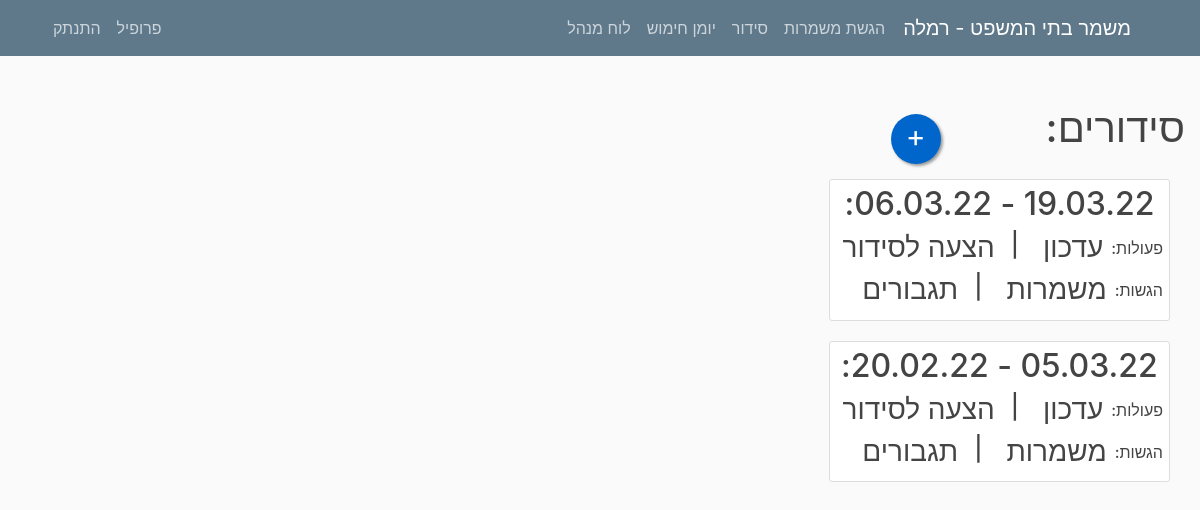
/serve/sum (signed in), run on the app's committed database.
### mishmar/models.py (models this page shows, shortened)
class Settings(models.Model):
    submitting = models.BooleanField(default=True, verbose_name="ניתן להגיש/לשנות הגשות")
    pin_code = models.IntegerField(default=1234, verbose_name="קוד זיהוי")
    officer = models.CharField(max_length=20, verbose_name="קצין מתקן")
    city = models.CharField(max_length=100, verbose_name="עיר")
    max_seq0 = models.IntegerField(default=2, verbose_name="מספר רצפים מקסימלי לילה לצהריים")
    max_seq1 = models.IntegerField(default=2, verbose_name="מספר רצפים מקסימלי צהריים לבוקר")
    version = models.CharField(max_length=10, default="1.0", verbose_name="גרסה")
    friday_morning = models.BooleanField(default=False, verbose_name="שישי בוקר נחשב במינימום הגשות?", blank=True)
    friday_noon = models.BooleanField(default=False, verbose_name="שישי בצהריים נחשב במינימום הגשות?", blank=True)
    num_mags = models.PositiveIntegerField(default=3, verbose_name="מספר מחסניות")
    hand_cuffs = models.PositiveIntegerField(default=8, verbose_name="מספר אזיקים")
    num_mag_cases = models.PositiveIntegerField(default=8, verbose_name="מספר פונדות")
    num_gun_cases = models.PositiveIntegerField(default=8, verbose_name="מספר נרתיקים")

class Organization1(models.Model):
    date = models.DateField(default=timezone.now)
    num_weeks = models.IntegerField(default=2, blank=False)
    published = models.BooleanField(default=False, verbose_name="פרסום")
    weeks_data = JSONField()
    class Meta:
        verbose_name = "סידור עבודה"
        verbose_name_plural = "סידורי עבודה"

### users/models.py (models this page shows, shortened)
class UserSettings(models.Model):
    user = models.OneToOneField(User, on_delete=models.CASCADE)
    nickname = models.CharField(default="אין", max_length=20, verbose_name="כינוי", blank=True)
    night = models.IntegerField(default=0, verbose_name="לילה")
    sat_night = models.IntegerField(default=0, verbose_name="שישי לילה/מוצ\"ש")
    fri_noon = models.IntegerField(default=0, verbose_name="שישי צהריים")
    sat_morning = models.IntegerField(default=0, verbose_name="שבת בוקר/צהריים")
    image = models.TextField(default="", verbose_name="תמונה", blank=True)
    sat = models.BooleanField(default=False, verbose_name="עושה רק מוצ\"ש")
    language = models.CharField(default="hebrew", max_length=30, verbose_name="שפה")
    class Meta:
        verbose_name = "הגדרות משתמש"
        verbose_name_plural = "הגדרות משתמשים"

### mishmar/views.py (the view)
# urls.py: path("serve/sum", ServedSumListView.as_view(), name="Served-sum"),
class ServedSumListView(LoginRequiredMixin, UserPassesTestMixin, ListView):
    model = Organization
    template_name = "mishmar/Served_sum_list.html"
    context_object_name = "organizations"
    ordering = ["-date"]
    paginate_by = 5
    def test_func(self):
        return isStaff(self.request.user)

### mishmar/views.py (called while the page is built)
@register.filter
def get_city(string):
    settings = Settings.objects.all().first()
    return settings.city

@register.filter
def isStaff(user):
    return user.groups.filter(name='staff').exists()

@register.filter
def getmonth(month):
    letter = month.lower()[0]
    if (letter >= 'a' and letter <= 'z'):
        return month
    else:
        months_he = ["ינו", "פבר", "מרץ", "אפר", "מאי", "יונ", "יול", "אוג", "ספט", "אוק", "נוב", "דצמ"]
        months = ["jan", "feb", "mar", "apr", "may", "jun", "jul", "aug", "sep", "oct", "nov", "dec"]
        return months[months_he.index(month)]

@register.filter
def getday(string):
    letter = datetime.datetime.now().strftime("%b").lower()[0]
    if (letter >= 'a' and letter <= 'z'):
        return datetime.datetime.now()
    return datetime.datetime.now()

@register.filter(name="translate_text")
def translate_text(text, user, from_language="hebrew"):
    if user.is_authenticated:
        user_settings = USettings.objects.all().filter(user=user).first()
        if from_language != user_settings.language:
            langs_dict = GoogleTranslator.get_supported_languages(as_dict=True)
            translator = GoogleTranslator(source='auto', target=langs_dict[user_settings.language])
            return translator.translate(text).capitalize()
    return text

@register.filter
def get_base_string(user, num):
    return translate_text(base_strings[int(num)], user, "hebrew")

@register.filter
def plus_days(date):
    return date + datetime.timedelta(days=13)

### mishmar/templates/mishmar/Served_sum_list.html (shortened to what this page needs)
{% extends "mishmar/base.html" %}
{% block content %}
    <div class="row">
    <h1>סידורים:</h1>
        <form method="POST">
            <div class="row">
    <a href="{% url 'organization-new' %}" class="float">
        +
    </a>
                </div>
        </form>
    </div>
    {% for organization in organizations %}
        <div>
        <article class="content-section">
        <h2>{{ organization.date|plus_days|date:"d.m.y" }} - {{ organization.date|date:"d.m.y" }}:</h2>
            <div class="row">
                <h6 style="margin-right: 1em; margin-top: 0.5em">פעולות:</h6>
                    <div style="margin-right: 0.5em">
            <h3><a class="article-title" href="{% url 'organization-update' organization.id %}">עדכון</a></h3>
                        </div>
                <h4 style="margin-right: 1em">|</h4>
                    <div style="margin-right: 1em; margin-left: 1em">
                        <h3><a class="article-title" href="{% url 'organization-suggestion' organization.id %}">הצעה לסידור</a></h3>
                        </div>
            </div>
            <div class="row">
                <h6 style="margin-right: 1em; margin-top: 0.5em">הגשות:</h6>
                    <div style="margin-right: 0.5em">
            <h3><a class="article-title" href="{% url 'served-sum-shift' organization.id %}">משמרות</a></h3>
                        </div>
                <h4 style="margin-right: 1em">|</h4>
                    <div style="margin-right: 1em; margin-left: 1em">
                        <h3><a class="article-title" href="{% url 'served-sum-reinforcement' organization.id %}">תגבורים</a></h3>
                        </div>
            </div>
        </article>
        </div>
            {% endfor %}
{% endblock content %}

### mishmar/templates/mishmar/base.html (shortened to what this page needs)
{% load static %}
<!DOCTYPE html>
<html dir = rtl>
<head>
    <link rel="stylesheet" href="https://maxcdn.bootstrapcdn.com/bootstrap/4.0.0/css/bootstrap.min.css">
    <link rel="stylesheet" type="text/css" href="{% static 'mishmar/main.css' %}">
    <link rel="stylesheet" type="text/css" href="{% static 'mishmar/matrix.css' %}">
    <link rel="stylesheet" type="text/css" href="{% static 'mishmar/neon.css' %}">
</head>
<body>
    <header class="site-header">
      <nav class="navbar navbar-expand-md navbar-dark bg-steel fixed-top">
        <div class="container">
          <a class="navbar-brand mr-4" style="margin-left: 0.5em" href="{% url 'Home' %}">משמר בתי המשפט - {{ ""|get_city }}</a>
          <div class="collapse navbar-collapse" id="navbarToggle">
            <div class="navbar-nav ">
              {% if request.user.is_authenticated %}
              {% if request.user.username != 'metagber' %}
              <a class="nav-item nav-link" href="{% url 'Serve' %}">{{ request.user|get_base_string:"1" }}</a>
                <a  class="nav-item nav-link" href="{% url 'Organization' %}">{{ request.user|get_base_string:"2" }}</a>
                {% endif %}
                <a  class="nav-item nav-link" href="{% url 'armingday' year='today'|getday|date:'Y' month='today'|getday|date:'b'|getmonth day='today'|getday|date:'d' %}">יומן חימוש</a>
                {% endif %}
                {% if request.user|isStaff %}
                    <a  class="nav-item nav-link" href="{% url 'staff-panel' %}">לוח מנהל</a>
                {% endif %}
            </div>
            <div class="navbar-nav mr-auto">
                {% if request.user.is_authenticated %}
                {% if request.user.username != 'metagber' %}
                    <a class="nav-item nav-link" href="{% url 'profile' %}">{{ request.user|get_base_string:"6" }}</a>
                    {% endif %}
                    <a class="nav-item nav-link" href="{% url 'logout' %}">{{ request.user|get_base_string:"7" }}</a>
                 {% else %}
                    <a class="nav-item nav-link" href="{% url 'login' %}">{{ request.user|get_base_string:"8" }}</a>
                    <a class="nav-item nav-link" href="{% url 'register' %}">{{ request.user|get_base_string:"9" }}</a>
                {% endif %}
            </div>
          </div>
        </div>
      </nav>
    </header>
    <main role="main" class="container">
      <div class="row" dir="rtl">
        <div>
          {% block content %}{% endblock %}
        </div>
      </div>
    </main>
</body>
</html>

### mishmar/static/mishmar/main.css (style rules this page uses)
body { background: #fafafa; color: #333333; margin-top: 5rem; padding: 1.5em; direction: rtl; text-align: right; }
h1, h2, h3, h4, h5, h6 { color: #444444; direction: rtl; text-align: center; }
.bg-steel { background-color: #5f788a; }
.site-header .navbar-nav .nav-link { color: #cbd5db; }
.content-section { background: #ffffff; padding: 5px 5px; border: 1px solid #dddddd; border-radius: 3px; margin-bottom: 20px; direction: rtl; text-align: center; }
.article-title { color: #444444; }

### mishmar/static/mishmar/neon.css (style rules this page uses)
.float { margin-right: 120px; margin-bottom: 15px; width:50px; height:50px; bottom:40px; right:40px; background-color:#06C; color:#FFF; border-radius:50px; text-align:center; box-shadow: 2px 2px 3px #999; }
a.float, a.float:hover, a.float:focus, a.float:active { text-decoration: none; color: #FFFFFF; font-size: 30px; margin-top: 10px; }

### data on the page
Settings: city "רמלה"
Organization1: date "06.03.22"
Organization1: date "20.02.22"

### other printed values
{{ request.user|get_base_string:"1" }} "הגשת משמרות"
{{ request.user|get_base_string:"2" }} "סידור"
{{ request.user|get_base_string:"6" }} "פרופיל"
{{ request.user|get_base_string:"7" }} "התנתק"
